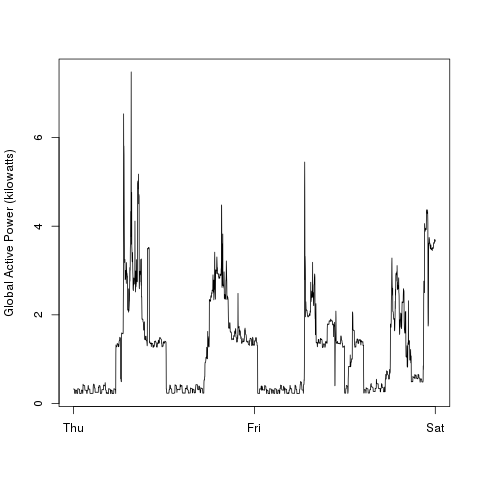

Here is the R script that generated this plot:
source("getpower.R")
power <- getpower()
png("plot2.png", 480, 480)
plot(power$ActivePower, type="l", xaxt="n", xlab=NA, ylab="Global Active Power (kilowatts)")
axis(1, seq(1, nrow(power), length.out=3), c('Thu', 'Fri', 'Sat'))
dev.off()